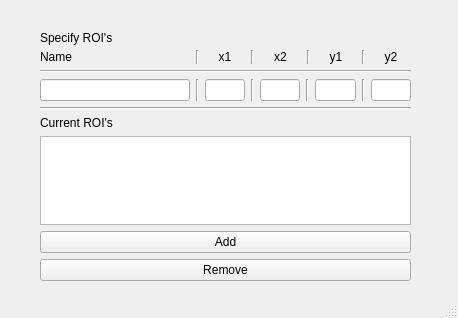
<?xml version="1.0" encoding="UTF-8"?>
<ui version="4.0">
 <class>MainWindow</class>
 <widget class="QMainWindow" name="MainWindow">
  <property name="geometry">
   <rect>
    <x>0</x>
    <y>0</y>
    <width>458</width>
    <height>318</height>
   </rect>
  </property>
  <property name="windowTitle">
   <string>Set ROIs</string>
  </property>
  <widget class="QWidget" name="centralwidget">
   <widget class="QLabel" name="lbl_specify_rois">
    <property name="geometry">
     <rect>
      <x>40</x>
      <y>30</y>
      <width>221</width>
      <height>16</height>
     </rect>
    </property>
    <property name="text">
     <string>Specify ROI's</string>
    </property>
   </widget>
   <widget class="QWidget" name="verticalLayoutWidget">
    <property name="geometry">
     <rect>
      <x>40</x>
      <y>50</y>
      <width>371</width>
      <height>231</height>
     </rect>
    </property>
    <layout class="QVBoxLayout" name="verticalLayout">
     <item>
      <layout class="QHBoxLayout" name="horizontalLayout">
       <item>
        <widget class="QLabel" name="lbl_name">
         <property name="minimumSize">
          <size>
           <width>150</width>
           <height>0</height>
          </size>
         </property>
         <property name="text">
          <string>Name</string>
         </property>
        </widget>
       </item>
       <item>
        <widget class="Line" name="line">
         <property name="orientation">
          <enum>Qt::Vertical</enum>
         </property>
        </widget>
       </item>
       <item>
        <widget class="QLabel" name="lbl_x1">
         <property name="text">
          <string>x1</string>
         </property>
         <property name="alignment">
          <set>Qt::AlignCenter</set>
         </property>
        </widget>
       </item>
       <item>
        <widget class="Line" name="line_2">
         <property name="orientation">
          <enum>Qt::Vertical</enum>
         </property>
        </widget>
       </item>
       <item>
        <widget class="QLabel" name="lbl_x2">
         <property name="text">
          <string>x2</string>
         </property>
         <property name="alignment">
          <set>Qt::AlignCenter</set>
         </property>
        </widget>
       </item>
       <item>
        <widget class="Line" name="line_3">
         <property name="orientation">
          <enum>Qt::Vertical</enum>
         </property>
        </widget>
       </item>
       <item>
        <widget class="QLabel" name="lbl_y1">
         <property name="text">
          <string>y1</string>
         </property>
         <property name="alignment">
          <set>Qt::AlignCenter</set>
         </property>
        </widget>
       </item>
       <item>
        <widget class="Line" name="line_4">
         <property name="orientation">
          <enum>Qt::Vertical</enum>
         </property>
        </widget>
       </item>
       <item>
        <widget class="QLabel" name="lbl_y2">
         <property name="text">
          <string>y2</string>
         </property>
         <property name="alignment">
          <set>Qt::AlignCenter</set>
         </property>
        </widget>
       </item>
      </layout>
     </item>
     <item>
      <widget class="Line" name="line_9">
       <property name="orientation">
        <enum>Qt::Horizontal</enum>
       </property>
      </widget>
     </item>
     <item>
      <layout class="QHBoxLayout" name="horizontalLayout_2">
       <item>
        <widget class="QLineEdit" name="tbox_name">
         <property name="minimumSize">
          <size>
           <width>150</width>
           <height>0</height>
          </size>
         </property>
        </widget>
       </item>
       <item>
        <widget class="Line" name="line_5">
         <property name="orientation">
          <enum>Qt::Vertical</enum>
         </property>
        </widget>
       </item>
       <item>
        <widget class="QLineEdit" name="tbox_x1"/>
       </item>
       <item>
        <widget class="Line" name="line_6">
         <property name="orientation">
          <enum>Qt::Vertical</enum>
         </property>
        </widget>
       </item>
       <item>
        <widget class="QLineEdit" name="tbox_x2"/>
       </item>
       <item>
        <widget class="Line" name="line_7">
         <property name="orientation">
          <enum>Qt::Vertical</enum>
         </property>
        </widget>
       </item>
       <item>
        <widget class="QLineEdit" name="tbox_y1"/>
       </item>
       <item>
        <widget class="Line" name="line_8">
         <property name="orientation">
          <enum>Qt::Vertical</enum>
         </property>
        </widget>
       </item>
       <item>
        <widget class="QLineEdit" name="tbox_y2"/>
       </item>
      </layout>
     </item>
     <item>
      <widget class="Line" name="line_10">
       <property name="orientation">
        <enum>Qt::Horizontal</enum>
       </property>
      </widget>
     </item>
     <item>
      <widget class="QLabel" name="lbl_current_roi">
       <property name="text">
        <string>Current ROI's</string>
       </property>
      </widget>
     </item>
     <item>
      <widget class="QTextEdit" name="tbox_current_roi">
       <property name="readOnly">
        <bool>true</bool>
       </property>
      </widget>
     </item>
     <item>
      <widget class="QPushButton" name="btn_add_roi">
       <property name="sizePolicy">
        <sizepolicy hsizetype="Minimum" vsizetype="Fixed">
         <horstretch>0</horstretch>
         <verstretch>0</verstretch>
        </sizepolicy>
       </property>
       <property name="text">
        <string>Add</string>
       </property>
      </widget>
     </item>
     <item>
      <widget class="QPushButton" name="btn_remove_roi">
       <property name="sizePolicy">
        <sizepolicy hsizetype="Minimum" vsizetype="Fixed">
         <horstretch>0</horstretch>
         <verstretch>0</verstretch>
        </sizepolicy>
       </property>
       <property name="text">
        <string>Remove</string>
       </property>
      </widget>
     </item>
    </layout>
   </widget>
  </widget>
  <widget class="QStatusBar" name="statusbar"/>
 </widget>
 <resources/>
 <connections/>
</ui>
